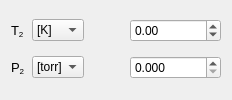
              <widget class="QWidget" name="tab">
               <attribute name="title">
                <string>Incident Shock</string>
               </attribute>
               <layout class="QGridLayout" name="gridLayout_30">
                <item row="1" column="0">
                 <widget class="QLabel" name="label_34">
                  <property name="text">
                   <string>&lt;html&gt;&lt;head/&gt;&lt;body&gt;&lt;p&gt;&lt;span style=&quot; font-size:10pt;&quot;&gt;P&lt;/span&gt;&lt;span style=&quot; font-size:10pt; vertical-align:sub;&quot;&gt;2&lt;/span&gt;&lt;/p&gt;&lt;/body&gt;&lt;/html&gt;</string>
                  </property>
                  <property name="margin">
                   <number>0</number>
                  </property>
                 </widget>
                </item>
                <item row="0" column="1">
                 <widget class="QComboBox" name="T2_units_box">
                  <property name="maximumSize">
                   <size>
                    <width>52</width>
                    <height>16777215</height>
                   </size>
                  </property>
                  <item>
                   <property name="text">
                    <string>[K]</string>
                   </property>
                  </item>
                  <item>
                   <property name="text">
                    <string>[°C]</string>
                   </property>
                  </item>
                  <item>
                   <property name="text">
                    <string>[°F]</string>
                   </property>
                  </item>
                  <item>
                   <property name="text">
                    <string>[°R]</string>
                   </property>
                  </item>
                 </widget>
                </item>
                <item row="1" column="3">
                 <widget class="QDoubleSpinBox" name="P2_value_box">
                  <property name="correctionMode">
                   <enum>QAbstractSpinBox::CorrectToNearestValue</enum>
                  </property>
                  <property name="keyboardTracking">
                   <bool>false</bool>
                  </property>
                  <property name="decimals">
                   <number>3</number>
                  </property>
                  <property name="maximum">
                   <double>10000000.000000000000000</double>
                  </property>
                  <property name="singleStep">
                   <double>0.010000000000000</double>
                  </property>
                 </widget>
                </item>
                <item row="1" column="1">
                 <widget class="QComboBox" name="P2_units_box">
                  <property name="maximumSize">
                   <size>
                    <width>52</width>
                    <height>16777215</height>
                   </size>
                  </property>
                  <item>
                   <property name="text">
                    <string>[torr]</string>
                   </property>
                  </item>
                  <item>
                   <property name="text">
                    <string>[Pa]</string>
                   </property>
                  </item>
                  <item>
                   <property name="text">
                    <string>[kPa]</string>
                   </property>
                  </item>
                  <item>
                   <property name="text">
                    <string>[psi]</string>
                   </property>
                  </item>
                  <item>
                   <property name="text">
                    <string>[atm]</string>
                   </property>
                  </item>
                  <item>
                   <property name="text">
                    <string>[bar]</string>
                   </property>
                  </item>
                 </widget>
                </item>
                <item row="0" column="3">
                 <widget class="QDoubleSpinBox" name="T2_value_box">
                  <property name="minimumSize">
                   <size>
                    <width>80</width>
                    <height>0</height>
                   </size>
                  </property>
                  <property name="correctionMode">
                   <enum>QAbstractSpinBox::CorrectToNearestValue</enum>
                  </property>
                  <property name="keyboardTracking">
                   <bool>false</bool>
                  </property>
                  <property name="minimum">
                   <double>-10000.000000000000000</double>
                  </property>
                  <property name="maximum">
                   <double>10000.000000000000000</double>
                  </property>
                  <property name="singleStep">
                   <double>0.100000000000000</double>
                  </property>
                 </widget>
                </item>
                <item row="0" column="0">
                 <widget class="QLabel" name="label_27">
                  <property name="text">
                   <string>&lt;html&gt;&lt;head/&gt;&lt;body&gt;&lt;p&gt;&lt;span style=&quot; font-size:10pt;&quot;&gt;T&lt;/span&gt;&lt;span style=&quot; font-size:10pt; vertical-align:sub;&quot;&gt;2&lt;/span&gt;&lt;/p&gt;&lt;/body&gt;&lt;/html&gt;</string>
                  </property>
                  <property name="margin">
                   <number>0</number>
                  </property>
                 </widget>
                </item>
                <item row="0" column="2">
                 <spacer name="horizontalSpacer_11">
                  <property name="orientation">
                   <enum>Qt::Horizontal</enum>
                  </property>
                  <property name="sizeHint" stdset="0">
                   <size>
                    <width>40</width>
                    <height>20</height>
                   </size>
                  </property>
                 </spacer>
                </item>
               </layout>
              </widget>
